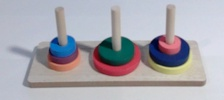
#> input picture DATA/ROI_select1.jpg, 224 x 100 px; its folder holds only this picture in this run
$ jupyter execute --allow-errors disc_det_v1.ipynb   (shell and % lines are left out)
#> lines starting #> are read from the running program, lines starting #| are printed output that depends on the picture; after the words box and inside, x2 and y2 are one past the last pixel; in counts of white or black regions, pixels touching at a corner belong together
## Disc detection version1

**El proposito de este libro es probar la deteccion y ubicacion de discos. se barre uno a uno los stick, y se guardan en variables las posiciones de los discos. este seria entonces el primer insumo para el algortimo  de resolver la torre de hanoi cuando se implemente**

***

la filosofia se basa en una mascara donde se promedia cada uno de los pixeles en el valor Hue. hay que determinar cuantos pixeles en determinado rango crean un positivo para disco.
Despues de establecer un positivo para disco, se debe determinar la posicion. Pense en la funcion histograma iba a servir pero no. Toca usar una funcion tipo "frequencia" para determinar pesos y posicion.

*Version1: esta version uno lo que hace es ya usar la matriz de posiciones, y el codigo clave se convierte en funcion para hacer mas modular el codigo futuro. la finalidad de este libro es tener una matriz 3x3 con la posicion de los discos.*

[cell 1]
import cv2
import numpy as np
import matplotlib.pyplot as plt

[cell 2]
#basic global variables
mask_width = 15  #width by pixels
mask_height = 60  #height by pixels

#x and y coordinates where the mask is set

mask_x = 55  # the initial point of the stick position, then, is added the sticks offset
mask_y = 20


stick_position_dict = {'stick0' : 0, 'stick1': 55, 'stick2' : 110}
sort_disc_dictionary = {'sort0' : None, 'sort1': None, 'sort2': None}


hanoi_dict = {} #dictionary used to store the images
img_quant = 23  #number of samples pictures

#the color ranges, this is setting experimentally but should be improved or looking for a theorical approach

##------ BLUE----------
L_limit_blue=np.array([98,50,50]) # setting the blue lower limit
U_limit_blue=np.array([139,255,255]) # setting the blue upper limit


##------ RED----------
L_limit_red1=np.array([0,50,50]) # setting the red part1 lower limit
U_limit_red1=np.array([10,255,255]) # setting the red part1 upper limit
L_limit_red2=np.array([160,50,50]) # setting the red part1 lower limit
U_limit_red2=np.array([179,255,255]) # setting the red part1 upper limit


##------ GREEN----------
L_limit_green=np.array([45,50,50]) # setting the green lower limit
U_limit_green=np.array([90,255,255]) # setting the green upper limit


##------ YELLOW----------
L_limit_yellow=np.array([20,50,50]) # setting the yellow lower limit
U_limit_yellow=np.array([30,255,255]) # setting the yellow upper limit


#detected position of discs matrix, for now, 2 version, using char and using integers, waiting to see which will be more useful
detected_matrix_char = np.zeros((3,3), dtype = str)
detected_matrix_num = np.zeros((3,3))

[cell 3]
#function that display a unique image
def display(img, cmap='gray'):
    fig = plt.figure(figsize = (5,6))
    ax = fig.add_subplot(111)
    ax.imshow(img, cmap='gray')

[cell 4]
#This function is use to process the rectangle section of each stick and process looking for the colors of the disc
# Input parameter: the small rectangle that corresponds to the stick in detail. only one stick miniframe at time
# Output: the output is an array that contains the position in pixels of the disc yellow, blue and red. If the position is 0, then, no disc of this color is detected.


def detect_color(image_hsv):

    #local variables

    # flags that determine the detection of a disc
    b_disc_flag = False
    r_disc_flag = False
    g_disc_flag = False
    y_disc_flag = False

    #variables to store the total of pixels find for specific color
    b_pixels_total = 0
    b_pixels_acum =  0
    r_pixels_total = 0
    r_pixels_acum =  0
    g_pixels_total = 0
    g_pixels_acum =  0
    y_pixels_total = 0
    y_pixels_acum =  0


    #number of the row that is determined for the disc position

    b_row = 0
    r_row = 0
    g_row = 0
    y_row = 0


    #this is to find the colors in the mask, using the function inRange. To see the real color, the bitwise is used, because inRange returns only 0 and 255 to be masked
    b_mask=cv2.inRange(image_hsv,L_limit_blue,U_limit_blue)
    #blue=cv2.bitwise_and(image2,image2,mask=b_mask) #this is optional, only for visualization

    r_mask1=cv2.inRange(image_hsv,L_limit_red1,U_limit_red1) #in the map, the red has 2 sections
    r_mask2=cv2.inRange(image_hsv,L_limit_red2,U_limit_red2)
    r_mask = r_mask1 + r_mask2
    #red=cv2.bitwise_and(image2,image2,mask=r_mask)    #this is optional, only for visualization


    g_mask=cv2.inRange(image_hsv,L_limit_green,U_limit_green)
    #green=cv2.bitwise_and(image2,image2, mask=g_mask)  #this is optional, only for visualization

    y_mask=cv2.inRange(image_hsv,L_limit_yellow,U_limit_yellow)
    #yellow=cv2.bitwise_and(image2,image2, mask=y_mask)  #this is optional, only for visualization

    #convert the mask from the 255 values to 1, i think more easy to count pixels.
    b_mask = b_mask/255
    r_mask = r_mask/255
    g_mask = g_mask/255
    y_mask = y_mask/255
    b_pixels_total = b_mask.sum()
    r_pixels_total = r_mask.sum()
    g_pixels_total = g_mask.sum()
    y_pixels_total = y_mask.sum()

    #if I have a certain threshold value of pixels, I could determine that I have a disc of that specific value.
    if b_pixels_total > 50:
        b_disc_flag = True

    if r_pixels_total > 50:
        r_disc_flag = True

    if g_pixels_total > 50:
        g_disc_flag = True

    if y_pixels_total > 50:
        y_disc_flag = True

#then, if I have a flag for a specific disc, I must search its position in the mask, from top to down.

    if b_disc_flag:

        for i in range (0, mask_height):
            b_pixels_acum += b_mask[i].sum()
            b_row = i

            if b_pixels_acum > 75:
                break

    if r_disc_flag:

        for i in range (0, mask_height):
            r_pixels_acum += r_mask[i].sum()
            r_row = i

            if r_pixels_acum > 75:
                break

    if g_disc_flag:

        for i in range (0, mask_height):
            g_pixels_acum += g_mask[i].sum()
            g_row = i

            if g_pixels_acum > 75:
                break

    if y_disc_flag:

        for i in range (0, mask_height):
            y_pixels_acum += y_mask[i].sum()
            y_row = i

            if y_pixels_acum > 75:
                break

    sort = [['Y', y_row],['B', b_row],['R', r_row]]
    sort = sorted(sort, key=lambda x: x[1])
    return sort

[cell 5]
def get_detected_matrix_char(sort_dict):
    #local variables
    detection_matrix = np.zeros((3,3), dtype = str)

    for n in range (0,3):
        sort = sort_dict['sort' + str(n)]
        for j in range (0,3):
            if sort[j][1] == 0:
                detection_matrix[j][n] = 0
            else:
                detection_matrix[j][n] = sort[j][0]
    return detection_matrix

[cell 6]
def get_detected_matrix_num(sort_dict):
    #local variables
    detection_matrix = np.zeros((3,3))

    for n in range (0,3):
        sort = sort_dict['sort' + str(n)]
        for j in range (0,3):
            if sort[j][1] == 0:
                detection_matrix[j][n] = 0
            elif sort[j][0] == 'B':
                detection_matrix[j][n] = 1
            elif sort[j][0] == 'Y':
                detection_matrix[j][n] = 2
            elif sort[j][0] == 'R':
                detection_matrix[j][n] = 3

    return detection_matrix

[cell 7]
# load the dictionary with the jpg dataset stored at DATA
for i in range (1, img_quant):

    name_file = 'DATA/ROI_select' + str(i) + '.jpg'
    name_var = str('hanoi'+str(i))

    hanoi_dict[name_var] = cv2.imread(name_file)

[cell 8]
#load the image that I want to know the HSV value, but first look in the RGB version and also get the HSV version

img = hanoi_dict['hanoi1']
#> img is the input picture: shape (100, 224, 3); mean B, G, R 175, 167.7, 169.3
image = cv2.cvtColor(img, cv2.COLOR_BGR2RGB)
imagehsv = cv2.cvtColor(img, cv2.COLOR_BGR2HSV)
#> imagehsv: shape (100, 224, 3); mean H, S, V 93.5, 43.1, 184.2

[cell 9]
#this step is only to estimate where to start looking for the disc. in the final application is not necessary to draw rectangles

for i in range (0, 3):
    image2 = cv2.rectangle(image, ((mask_x + stick_position_dict['stick'+str(i)]), mask_y), ((mask_x + stick_position_dict['stick'+str(i)]+mask_width), mask_y+mask_height), (0,0,255), thickness = 1)
#> this loop made 3 passes
#> pass 2, `image2 = cv2.rectangle(image, ((mask_x + stick_position_dict['stick'+s..`:
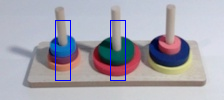
#> image2: shape (100, 224, 3); mean R, G, B 167.7, 165.9, 176.5
#> pass 3, `image2 = cv2.rectangle(image, ((mask_x + stick_position_dict['stick'+s..`:
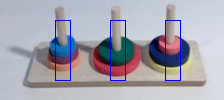
#> image2: shape (100, 224, 3); 0.67% of pixels changed, all inside (x1, y1, x2, y2) = (165, 20, 181, 81)


display(image2)

[cell 10]
#after previous estimation step before, load again the image and mask the sections. there are 3 sticks, then, 3 sections that positions is determined by the stick position dictionary
image = cv2.cvtColor(img, cv2.COLOR_BGR2RGB)

for i in range(0, 3):
    image2 = image[mask_y:mask_y + mask_height, int(mask_x + stick_position_dict['stick'+str(i)]):int(mask_x + stick_position_dict['stick'+str(i)])+mask_width] #optional, only for display
    imagehsv_roi = imagehsv[mask_y:mask_y + mask_height, int(mask_x + stick_position_dict['stick'+str(i)]):(mask_x + stick_position_dict['stick'+str(i)]+mask_width)]
    display (image2)
    sort_disc_dictionary['sort' + str(i)] = detect_color(imagehsv_roi)   #this is the custom function
#> this loop made 3 passes
#> (b_pixels_total in detect_color, r_pixels_total in detect_color, g_pixels_total in detect_color, y_pixels_total in detect_color) on passes 1 to 3: (264, 203, 0, 0), (1, 176, 248, 0), (175, 238, 0, 90)
#> after the loop, sort_disc_dictionary = {'sort0': [['Y', 0], ['B', 25], ['R', 43]], 'sort1': [['Y', 0], ['B', 0], ['R', 50]], 'sort2': [['R', 22], ['B', 39], ['Y', 53]]}
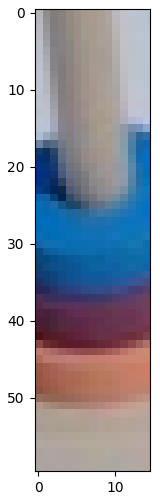
#> figure drawn by matplotlib, 1 panel
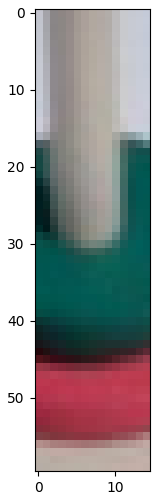
#> figure drawn by matplotlib, 1 panel
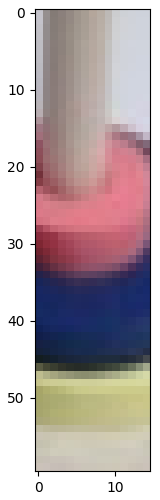
#> figure drawn by matplotlib, 1 panel

[cell 11]
#only for debugging
for i in range (0 , 3):
    print(sort_disc_dictionary['sort' + str(i)])

[cell 12]
#custom function to get the matrix that is already set in the hanoi game
detected_matrix_char = get_detected_matrix_char(sort_disc_dictionary)
#> the loop in get_detected_matrix_char, `for n in range (0,3):` made 3 passes
#> sort on passes 1 to 3: [['Y', 0], ['B', 25], ['R', 43]], [['Y', 0], ['B', 0], ['R', 50]], [['R', 22], ['B', 39], ['Y', 53]]
detected_matrix_num = get_detected_matrix_num(sort_disc_dictionary)
#> the loop in get_detected_matrix_num, `for n in range (0,3):` made 3 passes
#> after the loop in get_detected_matrix_num, `for n in range (0,3):`: detection_matrix = [[0, 0, 3], [1, 0, 1], [3, 3, 2]]
#> detected_matrix_num = [[0, 0, 3], [1, 0, 1], [3, 3, 2]]

[cell 13]
detected_matrix_char

[cell 14]
detected_matrix_num
#> Out = [[0, 0, 3], [1, 0, 1], [3, 3, 2]]
